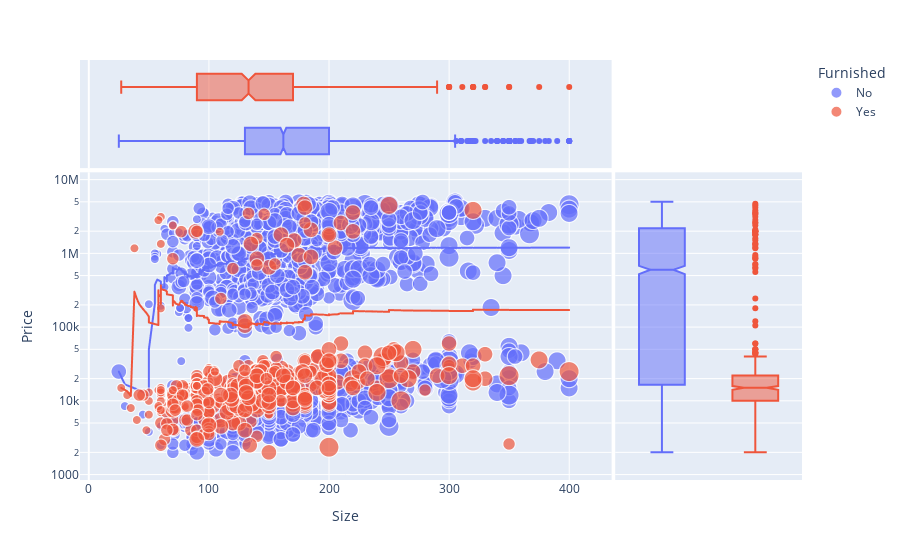

The notebook cell saved with this chart:
### Code cell
px.scatter(df.head(2500),x="Size",y="Price",trendline="expanding",size="Bedrooms",
           marginal_x="box",marginal_y="box",color="Furnished",log_y=True)

### Figure 1 — Plotly figure (JSON) as saved in the notebook; plotly's stock layout.template omitted (floating-point values rounded to 4 significant figures; data arrays with more than 128 entries replaced by an {"elided": "..."} marker saying what was removed)
{"data": [{"hovertemplate": "Furnished=No<br>Size=%{x}<br>Price=%{y}<br>Bedrooms=%{marker.size}<extra></extra>", "legendgroup": "No", "marker": {"color": "#636efa", "size": {"elided": "2016 int values"}, "sizemode": "area", "sizeref": 0.0125, "symbol": "circle"}, "mode": "markers", "name": "No", "showlegend": true, "type": "scattergl", "x": {"elided": "2016 int values"}, "xaxis": "x", "y": {"elided": "2016 int values"}, "yaxis": "y"}, {"alignmentgroup": "True", "hovertemplate": "Furnished=No<br>Size=%{x}<extra></extra>", "legendgroup": "No", "marker": {"color": "#636efa", "symbol": "circle"}, "name": "No", "notched": true, "offsetgroup": "No", "showlegend": false, "type": "box", "x": {"elided": "2016 int values"}, "xaxis": "x3", "yaxis": "y3"}, {"alignmentgroup": "True", "hovertemplate": "Furnished=No<br>Price=%{y}<extra></extra>", "legendgroup": "No", "marker": {"color": "#636efa", "symbol": "circle"}, "name": "No", "notched": true, "offsetgroup": "No", "showlegend": false, "type": "box", "xaxis": "x2", "y": {"elided": "2016 int values"}, "yaxis": "y2"}, {"hovertemplate": "<b>Expanding mean trendline</b><br><br>Furnished=No<br>Size=%{x}<br>Price=%{y} <b>(trend)</b><extra></extra>", "legendgroup": "No", "marker": {"color": "#636efa", "symbol": "circle"}, "mode": "lines", "name": "No", "showlegend": false, "type": "scattergl", "x": {"elided": "2016 int values"}, "xaxis": "x", "y": {"elided": "2016 float values"}, "yaxis": "y"}, {"hovertemplate": "Furnished=Yes<br>Size=%{x}<br>Price=%{y}<br>Bedrooms=%{marker.size}<extra></extra>", "legendgroup": "Yes", "marker": {"color": "#EF553B", "size": {"elided": "484 int values"}, "sizemode": "area", "sizeref": 0.0125, "symbol": "circle"}, "mode": "markers", "name": "Yes", "showlegend": true, "type": "scattergl", "x": {"elided": "484 int values"}, "xaxis": "x", "y": {"elided": "484 int values"}, "yaxis": "y"}, {"alignmentgroup": "True", "hovertemplate": "Furnished=Yes<br>Size=%{x}<extra></extra>", "legendgroup": "Yes", "marker": {"color": "#EF553B", "symbol": "circle"}, "name": "Yes", "notched": true, "offsetgroup": "Yes", "showlegend": false, "type": "box", "x": {"elided": "484 int values"}, "xaxis": "x3", "yaxis": "y3"}, {"alignmentgroup": "True", "hovertemplate": "Furnished=Yes<br>Price=%{y}<extra></extra>", "legendgroup": "Yes", "marker": {"color": "#EF553B", "symbol": "circle"}, "name": "Yes", "notched": true, "offsetgroup": "Yes", "showlegend": false, "type": "box", "xaxis": "x2", "y": {"elided": "484 int values"}, "yaxis": "y2"}, {"hovertemplate": "<b>Expanding mean trendline</b><br><br>Furnished=Yes<br>Size=%{x}<br>Price=%{y} <b>(trend)</b><extra></extra>", "legendgroup": "Yes", "marker": {"color": "#EF553B", "symbol": "circle"}, "mode": "lines", "name": "Yes", "showlegend": false, "type": "scattergl", "x": {"elided": "484 int values"}, "xaxis": "x", "y": {"elided": "484 float values"}, "yaxis": "y"}], "layout": {"legend": {"itemsizing": "constant", "title": {"text": "Furnished"}, "tracegroupgap": 0}, "margin": {"t": 60}, "xaxis": {"anchor": "y", "domain": [0, 0.7363], "title": {"text": "Size"}}, "xaxis2": {"anchor": "y2", "domain": [0.7413, 1], "matches": "x2", "showgrid": false, "showline": false, "showticklabels": false, "ticks": ""}, "xaxis3": {"anchor": "y3", "domain": [0, 0.7363], "matches": "x", "showgrid": true, "showticklabels": false}, "xaxis4": {"anchor": "y4", "domain": [0.7413, 1], "matches": "x2", "showgrid": false, "showline": false, "showticklabels": false, "ticks": ""}, "yaxis": {"anchor": "x", "domain": [0, 0.7326], "title": {"text": "Price"}, "type": "log"}, "yaxis2": {"anchor": "x2", "domain": [0, 0.7326], "matches": "y", "showgrid": true, "showticklabels": false, "type": "log"}, "yaxis3": {"anchor": "x3", "domain": [0.7426, 1], "matches": "y3", "showgrid": false, "showline": false, "showticklabels": false, "ticks": ""}, "yaxis4": {"anchor": "x4", "domain": [0.7426, 1], "matches": "y3", "showgrid": true, "showline": false, "showticklabels": false, "ticks": ""}}}
